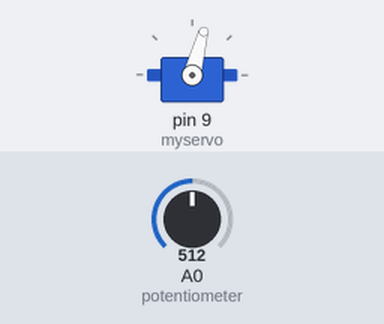
Simulated run of this sketch. Board: Arduino Uno, built with avr-gcc and run on an emulated ATmega328P. On the bench: servo. Inputs (shaded band) come from the test bench; at power-on: A0 (potentiometer) = 512.

Above: at 1.2 s.
1.3 s: A0 (potentiometer) set to 306
At 2.0 s:
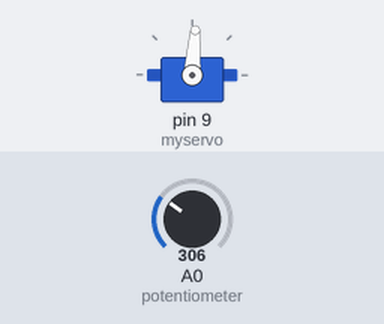
2.8 s: A0 (potentiometer) set to 0
At 3.1 s:
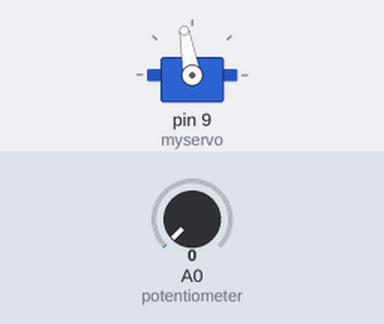
4.3 s: A0 (potentiometer) set to 900
At 5.5 s:
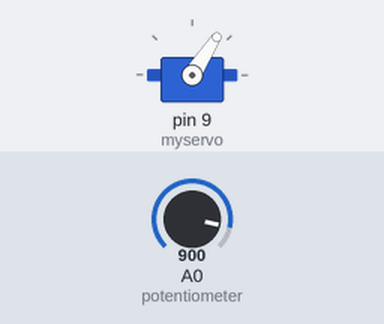
Timing chart, 0 to 7.3 s (numbered marks = the images above; inputs shaded):
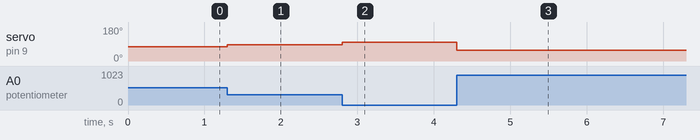

Measured:
- after the input at 1.3 s, servo on pin 9 (myservo): 75° → 86° at once
- after the input at 2.8 s, servo on pin 9 (myservo): 86° → 100° at once
- after the input at 4.3 s, servo on pin 9 (myservo): 100° → 57° at once

The sketch:

3a-servo-motors.ino
```cpp
/*
  Terry Field, Student # 3721738
  COMP 444
  March 1st, 2025

  This sketch implements the coding challenges for Project 2B of the SparkFun Inventor's Kit
  guide.

*/

#include <Servo.h> // include the Servo library

int potPosition;   // potentiometer position read from the analog input
int servoPosition; // servo will move to this position

Servo myservo;  // instantiate a servo object


void setup() {
  myservo.attach(9);  // associate pin 9 with the servo
}

void loop() {

  potPosition = analogRead(A0); // read the potentiometer position

  servoPosition = map(potPosition, 0, 1023, 100, 50);

  myservo.write(servoPosition);

}
```
